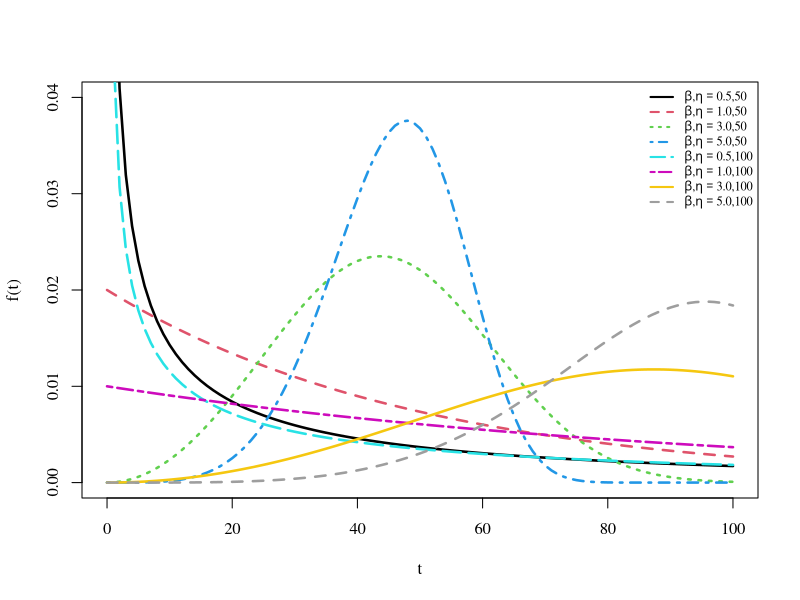
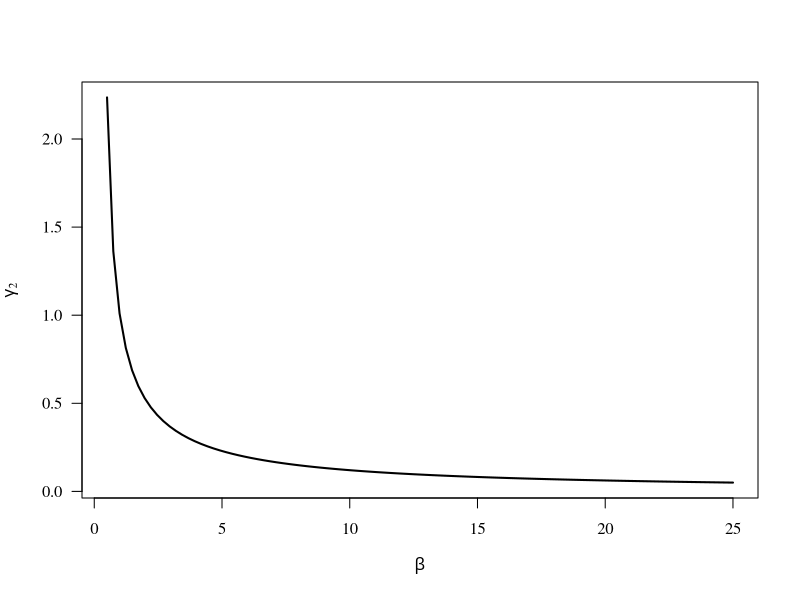

These figures' R source, in order:
## ---- chunk 1
beta <- c(0.5,1,3,5)

data.frame(CoV = (gamma(1+2/beta)*(gamma(1+1/beta))^-2-1)^0.5,
           row.names =c("eta(0.5) =",
                        "eta(1.0) =",
                        "eta(3.0) =",
                        "eta(5.0) =") )
## ---- chunk 2
beta <- rep(c(0.5,1,3,5),2)
eta <- rep(c(50,100),each = 4)

par(family="serif")

for(i in 1:8) {
curve(dweibull(x, shape = beta[i], scale = eta[i]), 
      add = ifelse(i==1,F,T), 
      col = i, 
      lty = i, 
      lwd = 2.5, 
      xlim = c(0,100), ylim = c(0,0.04),
      xlab = 't', ylab = 'f(t)')
}
legend("topright", 
       legend = c(expression(beta*','*eta=="0.5,50"),
                  expression(beta*','*eta=="1.0,50"),
                  expression(beta*','*eta=="3.0,50"),
                  expression(beta*','*eta=="5.0,50"),
                  expression(beta*','*eta=="0.5,100"),
                  expression(beta*','*eta=="1.0,100"),
                  expression(beta*','*eta=="3.0,100"),
                  expression(beta*','*eta=="5.0,100")),
         lty = 1:8,
         lwd = 2,
         col = 1:8,
         cex = 0.75,
         bty = "n",
         xjust = 0.5)
## ---- chunk 3
CoV <- function(beta) { ((((gamma(1+2/beta))/(gamma(1+1/beta))^2)-1)^0.5)}

par(family="serif", font = 2)

curve(CoV(x), 
      xlim = c(0.5,25),
      ylab = expression(gamma[2]),
      xlab = expression(beta),
      lwd = 2,
      las = 1)
